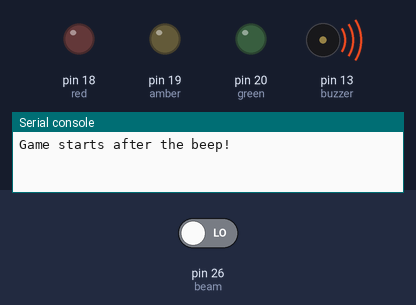
The program below on a simulated MicroPython board. Parts: output pins drawn as LEDs (lit = HIGH), buzzer (waves = sounding), the last lines printed to the serial console. The test bench sets the inputs (shaded band); at power-on: pin 26 (beam) LOW. The clock reads 2024-03-15 10:24:30 at power-on unless the program sets it. At 32.2 s the program stops and its outputs stay as they are.

Above: at 0.1 s.
At 2.1 s:
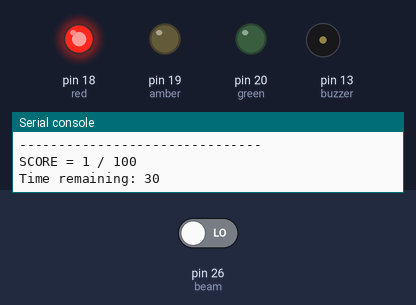
At 32.3 s:
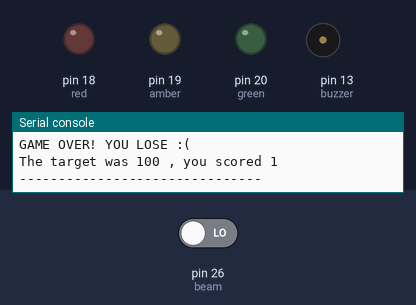
Timing chart, 0 to 33.7 s (numbered marks = the images above):
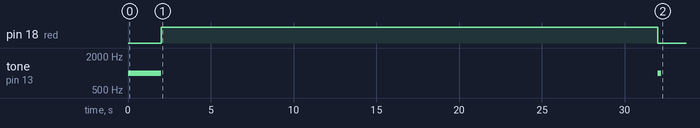

Measured:
- by itself, pin 18 (red): LOW → HIGH at 2.0 s, → LOW 30.0 s later
- by itself, tone on pin 13 (buzzer): silent → 1000 Hz at 0.00 s, → silent 2.0 s later, → 1000 Hz 30.0 s later, → silent 0.20 s later

The program:

code.py
```python
#today's project added a beam sensor that could be interrupted. The below code is the final code that is basically a little game that checks if you can break the beam enough times within a certain timeframe.

# Imports
from machine import Pin, PWM
import time, sys

# Set up LED pins
red = Pin(18, Pin.OUT)
amber = Pin(19, Pin.OUT)
green = Pin(20, Pin.OUT)

# Set up the Break Beam pin
beam = Pin(26, Pin.IN, Pin.PULL_DOWN)

# Set up the Buzzer pin as PWM
buzzer = PWM(Pin(13))

# Set buzzer PWM frequency to 1000
buzzer.freq(1000)

# Start with the buzzer volume off (duty 0)
buzzer.duty_u16(0)

# Create game variables
starttime = 0
timecheck = 0
scorecounter = 0
state = 0
targetscore = 100

print("Game starts after the beep!")

#Long beep to signal game start
buzzer.duty_u16(10000)
time.sleep(2)
buzzer.duty_u16(0)

print("GO!")
print("-------------------------------")

# Store our start time (seconds)
starttime = time.time()

while True: # Run this block until code stopped

    time.sleep(0.0001) # Very short delay

    # Take the current time and minus the original start time
    # This gives us the number of seconds since we started the game
    timecheck = time.time() - starttime

    if timecheck >= 30: # If 30 or more seconds have passed

        # LEDs off
        red.value(0)
        amber.value(0)
        green.value(0)

        # Beep to signal game end
        buzzer.duty_u16(10000)
        time.sleep(0.2)
        buzzer.duty_u16(0)

        # Print the target and player's score
        print("-------------------------------")
        print("GAME OVER! YOU LOSE :(")
        print("The target was",targetscore,", you scored",scorecounter)
        print("-------------------------------")

        # Exit the program
        sys.exit()

    elif scorecounter >= targetscore: # If player's score has hit the target

        # LEDs off
        red.value(0)
        amber.value(0)
        green.value(0)

        # Beep to signal game end
        buzzer.duty_u16(10000)
        time.sleep(0.2)
        buzzer.duty_u16(0)

        # Print time taken to win
        print("-------------------------------")
        print("YOU WIN!")
        print("You took",timecheck,"seconds!")
        print("-------------------------------")

        # Exit the program
        sys.exit()

    elif state == 0 and beam.value() == 0: # If state is 0 AND our pin is LOW

         scorecounter = scorecounter + 1 # Add +1 to our score counter

         state = 1 # Change state to 1

         print("SCORE =",scorecounter,"/",targetscore) # Print the score and target
         print("Time remaining:", (30 - timecheck)) # take our timecheck variable away from 30 - gives the remaining time

         if scorecounter < (targetscore / 100 * 33): # If our score is less than 33% of the target

            red.value(1) # Red LED on
            amber.value(0)
            green.value(0)

         elif (targetscore/ 100 * 33) < scorecounter < (targetscore / 100 * 66): # If our score is between 33% and 66% of the target

            red.value(1) # Red LED on
            amber.value(1) # Amber LED on
            green.value(0)

         elif scorecounter > (targetscore / 100 * 66): # If our score is over 66% of the target

            red.value(1) # Red LED on
            amber.value(1) # Amber LED on
            green.value(1) # Green LED on

    elif state == 1 and beam.value() == 1: # If state is 1 AND our pin is HIGH

        state = 0 # Change the state to 0
```
